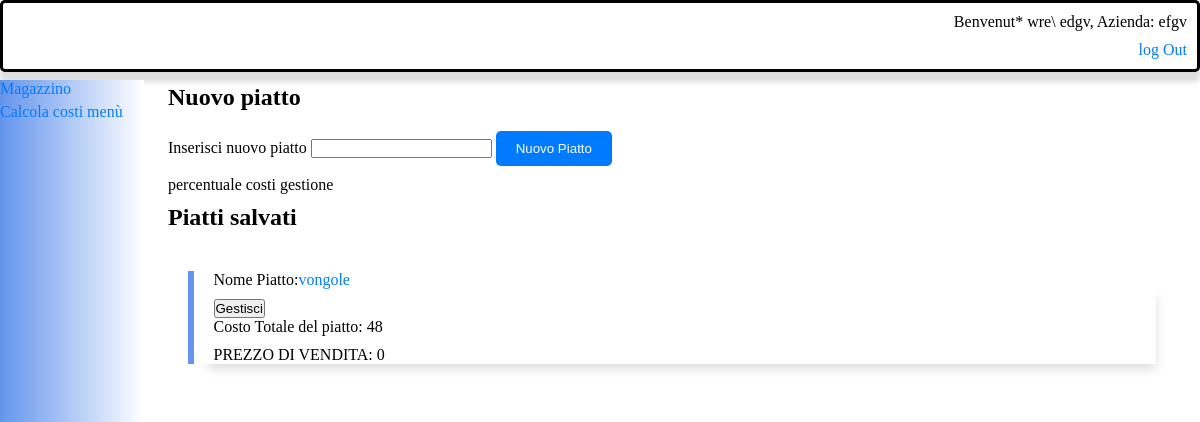
Page /calcolaTotale (signed in) on the earlier database version.
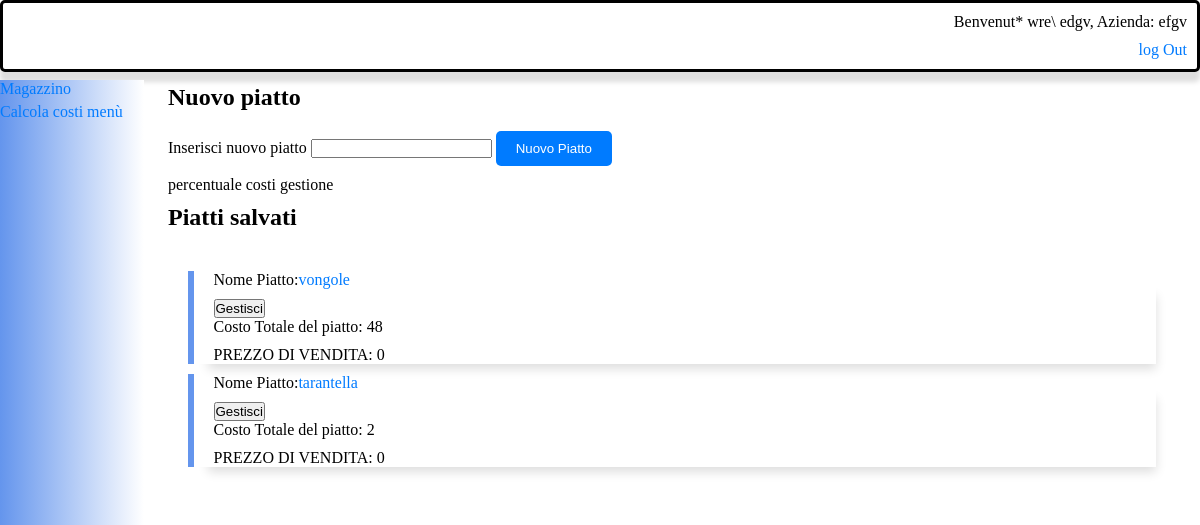
Same page on the later database version.
### tables this page shows
CREATE TABLE piatti
(
	piattoId INTEGER PRIMARY KEY AUTOINCREMENT,
    idUtente INT,
	nome TEXT,
    costo DECIMAL (10, 4),
    prezzoVendita DECIMAL (10, 4),
    percentualeFoodCost DECIMAL (10, 4)
    /*
    tabella che racchiude i piatti composti da vari ingredienti ed oggetti, degli utenti iscritti al servizio

    id del piatto 
    id dell'utente
    nome del piatto'
    costo del piatto composto dalla somma di tutti gli ingredienti e gli oggetti che lo compongono
*/

);

### app.py (the view)
@app.route('/calcolaTotale', methods=['POST', 'GET'])
@login_required
def calcolaTot():
    db=database.db()
    piattiUtente=database.visualizza_tutti_piatti(db, 'piatti', session['userId'])
    oggettiUtente=database.visualizza_tutti_piatti(db,'oggetti', session['userId'])
    ingredientiUtente=database.visualizza_tutti_piatti(db, 'ingredienti', session['userId'])
    infoUtente=database.visualizza_tutti_piatti(db, 'utenti', session['userId'])
    db.close()
    return render_template('calcolaPrezzo.html', piattiUtente=piattiUtente, ingredientiUtente=ingredientiUtente, infoUtente=infoUtente, oggettiUtente=oggettiUtente)

### app.py (called while the page is built)
def login_required(view_func):
    @wraps(view_func)
    def wrapped_view(*args, **kwargs):
        if 'userId' in session:
            return view_func(*args, **kwargs)
        else:
            return redirect(url_for('crea_utente'))
    return wrapped_view

### query.py (called while the page is built)
    @staticmethod
    def db():
        DATABASE = 'piatti.db'
        db = getattr(g, '_database', None)
        if db is None:
            db = g._database = sqlite3.connect(DATABASE)
        return db

### templates/calcolaPrezzo.html (shortened to what this page needs)
<!DOCTYPE html>
<html>
<head>
    <link type="text/css" rel="stylesheet" href="{{ url_for('static', filename='templates.css') }}" />
</head>
<body class="l1">
    <div class="info_ute">
        <div>
            <p>
                Benvenut* {{(infoUtente[1])}} {{(infoUtente[2])}}, Azienda: {{(infoUtente[4])}}
            </p>
            <div>
                <a href="{{(url_for('logOut'))}}">log Out</a>
            </div>
        </div>
    </div>
    <nav class="navLaterale">
        <ul>
            <li><a href="{{(url_for('dashboardMagazzino'))}}">Magazzino</a></li>
            <li><a href="{{(url_for('calcolaTot'))}}">Calcola costi menù</a></li>
        </ul>
    </nav>
    <div class="container">
        <div class="fondoFor">
            <h1>Nuovo piatto</h1>
            <form action="{{('/nuovoPiatto')}}" method="post">
                <label for="nomePiatto">Inserisci nuovo piatto</label>
                <input type="text" id="nomePiatto" name="nomePiatto">
                <input type="submit" value="Nuovo Piatto">
            </form>
            <p>percentuale costi gestione</p>
        </div>
        <h1>Piatti salvati</h1>
        <div class="fondoForm">
            {% for piatto in piattiUtente %}
            <div class="piatti">
                <div class="infoIn">
                    <div>
                        <p>Nome Piatto:     </p>
                    </div>
                    <div>
                        <a href="{{url_for('visualizzaDashboardPiatto', idPiatto=piatto[0])}}">{{piatto[2]}}</a>
                    </div>
                </div>
                <button class="buttonButton" data-target="#buttonButton{{ loop.index }}">Gestisci</button>
                <p>Costo Totale del piatto: {{piatto[3]}}</p>
                <p>PREZZO DI VENDITA: {{piatto[4]}}</p>
            </div>
            {% endfor %}
        </div>
    </div>
</body>
</html>

Differences in the rows shown:
added piatti: nome "tarantella", costo "2", prezzoVendita "0"
